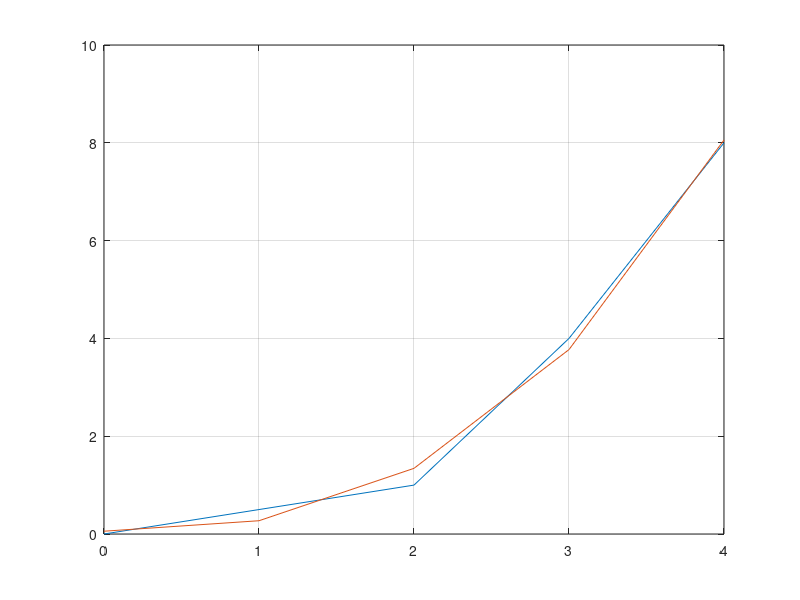

Reproduce this figure in MATLAB.
clear 
format short

% y(t) = a + bt + ct^2 + ct^3

t = linspace(0, 4, 5);
f = [0, 0.5, 1, 4, 8];

b0 = t.^0;
b1 = t.^1;
b2 = t.^2;
b3 = t.^3;

A = [b0*b0' b1*b0' b2*b0' b3*b0' 
    b0*b1' b1*b1' b2*b1' b3*b1' 
    b0*b2' b1*b2' b2*b2' b3*b2'
    b0*b3' b1*b3' b2*b3' b3*b3'];

a = [f*b0' 
    f*b1' 
    f*b2'
    f*b3'];

c = A\a;
c0 = c(1);
c1 = c(2);
c2 = c(3);
c3 = c(4);

fp = c0*b0 + c1*b1 + c2*b2 + c3*b3;
rozdiel = f - fp;
nadruhu = rozdiel.^2;
suma = sum(nadruhu);
e = sqrt(suma);
chyba = e / 5;

plot(t, f, "-", t, fp, "-")
grid on
